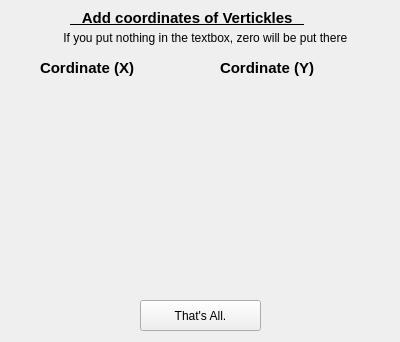
<?xml version="1.0" encoding="UTF-8"?>
<ui version="4.0">
 <class>Coords</class>
 <widget class="QWidget" name="Coords">
  <property name="geometry">
   <rect>
    <x>0</x>
    <y>0</y>
    <width>400</width>
    <height>342</height>
   </rect>
  </property>
  <property name="windowTitle">
   <string>Form</string>
  </property>
  <widget class="QLabel" name="label_header">
   <property name="geometry">
    <rect>
     <x>70</x>
     <y>10</y>
     <width>261</width>
     <height>16</height>
    </rect>
   </property>
   <property name="font">
    <font>
     <pointsize>11</pointsize>
     <weight>75</weight>
     <bold>true</bold>
     <underline>true</underline>
    </font>
   </property>
   <property name="text">
    <string>   Add coordinates of Vertickles   </string>
   </property>
  </widget>
  <widget class="QLabel" name="label_x">
   <property name="geometry">
    <rect>
     <x>40</x>
     <y>60</y>
     <width>111</width>
     <height>16</height>
    </rect>
   </property>
   <property name="font">
    <font>
     <pointsize>11</pointsize>
     <weight>75</weight>
     <bold>true</bold>
    </font>
   </property>
   <property name="text">
    <string>Cordinate (X)</string>
   </property>
  </widget>
  <widget class="QLabel" name="label_y">
   <property name="geometry">
    <rect>
     <x>220</x>
     <y>60</y>
     <width>121</width>
     <height>16</height>
    </rect>
   </property>
   <property name="font">
    <font>
     <pointsize>11</pointsize>
     <weight>75</weight>
     <bold>true</bold>
    </font>
   </property>
   <property name="text">
    <string>Cordinate (Y)</string>
   </property>
  </widget>
  <widget class="QPushButton" name="pushButton_come_back">
   <property name="geometry">
    <rect>
     <x>140</x>
     <y>300</y>
     <width>121</width>
     <height>31</height>
    </rect>
   </property>
   <property name="text">
    <string>That's All.</string>
   </property>
  </widget>
  <widget class="QLabel" name="label">
   <property name="geometry">
    <rect>
     <x>20</x>
     <y>30</y>
     <width>361</width>
     <height>16</height>
    </rect>
   </property>
   <property name="text">
    <string>             If you put nothing in the textbox, zero will be put there </string>
   </property>
  </widget>
 </widget>
 <resources/>
 <connections/>
</ui>
